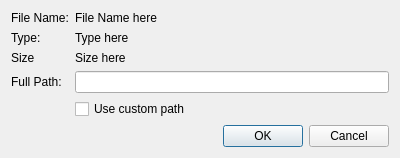
<?xml version="1.0" encoding="UTF-8"?>
<ui version="4.0">
 <class>ImportManagerEdit</class>
 <widget class="QWidget" name="ImportManagerEdit">
  <property name="geometry">
   <rect>
    <x>0</x>
    <y>0</y>
    <width>400</width>
    <height>149</height>
   </rect>
  </property>
  <property name="windowTitle">
   <string>Edit Imported File</string>
  </property>
  <layout class="QVBoxLayout" name="verticalLayout">
   <item>
    <layout class="QFormLayout" name="formLayout">
     <item row="0" column="0">
      <widget class="QLabel" name="label">
       <property name="text">
        <string>File Name:</string>
       </property>
      </widget>
     </item>
     <item row="0" column="1">
      <widget class="QLabel" name="fileName">
       <property name="text">
        <string>File Name here</string>
       </property>
      </widget>
     </item>
     <item row="1" column="0">
      <widget class="QLabel" name="label_2">
       <property name="text">
        <string>Type:</string>
       </property>
      </widget>
     </item>
     <item row="1" column="1">
      <widget class="QLabel" name="fileType">
       <property name="text">
        <string>Type here</string>
       </property>
      </widget>
     </item>
     <item row="2" column="0">
      <widget class="QLabel" name="label_3">
       <property name="text">
        <string>Size</string>
       </property>
      </widget>
     </item>
     <item row="2" column="1">
      <widget class="QLabel" name="fileSize">
       <property name="text">
        <string>Size here</string>
       </property>
      </widget>
     </item>
     <item row="3" column="0">
      <widget class="QLabel" name="label_4">
       <property name="text">
        <string>Full Path:</string>
       </property>
      </widget>
     </item>
     <item row="3" column="1">
      <widget class="QLineEdit" name="fileFullPath"/>
     </item>
     <item row="4" column="1">
      <widget class="QCheckBox" name="customPath">
       <property name="text">
        <string>Use custom path</string>
       </property>
      </widget>
     </item>
    </layout>
   </item>
   <item>
    <widget class="QDialogButtonBox" name="buttonBox">
     <property name="standardButtons">
      <set>QDialogButtonBox::Cancel|QDialogButtonBox::Ok</set>
     </property>
    </widget>
   </item>
  </layout>
 </widget>
 <layoutdefault spacing="6" margin="11"/>
 <resources/>
 <connections/>
</ui>
